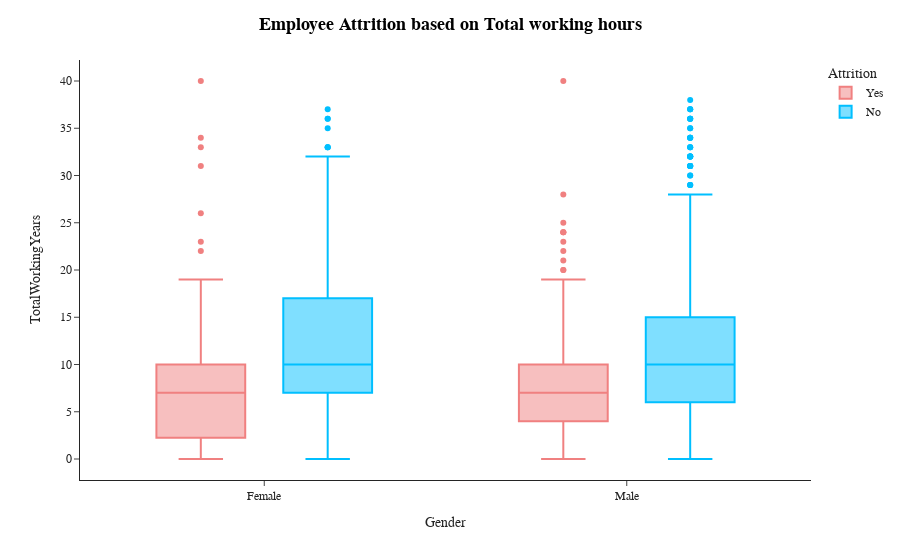

The notebook cell saved with this chart:
### Code cell
fig=px.box(df,x='Gender',y='TotalWorkingYears',color='Attrition',template='simple_white',color_discrete_sequence=['LightCoral','DeepSkyBlue'])
fig.update_xaxes(visible=True)
fig.update_yaxes(visible=True)
fig.update_layout(title_x=0.5,template='simple_white',showlegend=True,title_text='<b style="color:black; font-size:105%;">Employee Attrition based on Total working hours</b>',font_family="Times New Roman",title_font_family="Times New Roman")
fig.show()

### Figure 1 — Plotly figure (JSON) as saved in the notebook; plotly's stock layout.template omitted (floating-point values rounded to 4 significant figures; data arrays with more than 128 entries replaced by an {"elided": "..."} marker saying what was removed)
{"data": [{"alignmentgroup": "True", "hovertemplate": "Attrition=Yes<br>Gender=%{x}<br>TotalWorkingYears=%{y}<extra></extra>", "legendgroup": "Yes", "marker": {"color": "LightCoral"}, "name": "Yes", "notched": false, "offsetgroup": "Yes", "orientation": "v", "showlegend": true, "type": "box", "x": {"elided": "237 str values"}, "x0": " ", "xaxis": "x", "y": {"elided": "237 int values"}, "y0": " ", "yaxis": "y"}, {"alignmentgroup": "True", "hovertemplate": "Attrition=No<br>Gender=%{x}<br>TotalWorkingYears=%{y}<extra></extra>", "legendgroup": "No", "marker": {"color": "DeepSkyBlue"}, "name": "No", "notched": false, "offsetgroup": "No", "orientation": "v", "showlegend": true, "type": "box", "x": {"elided": "1233 str values"}, "x0": " ", "xaxis": "x", "y": {"elided": "1233 int values"}, "y0": " ", "yaxis": "y"}], "layout": {"boxmode": "group", "font": {"family": "Times New Roman"}, "legend": {"title": {"text": "Attrition"}, "tracegroupgap": 0}, "margin": {"t": 60}, "showlegend": true, "title": {"font": {"family": "Times New Roman"}, "text": "<b style=\"color:black; font-size:105%;\">Employee Attrition based on Total working hours</b>", "x": 0.5}, "xaxis": {"anchor": "y", "domain": [0, 1], "title": {"text": "Gender"}, "visible": true}, "yaxis": {"anchor": "x", "domain": [0, 1], "title": {"text": "TotalWorkingYears"}, "visible": true}}}
